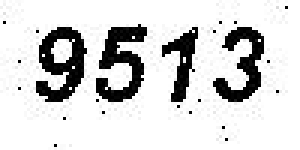
#> input picture 验证码处理/Pretreatment/Pret1487916642.5827577.jpg, 100 x 50 px (shown 3 times larger); its folder holds only this picture in this run
$ python '图片字符切割.py'
#> lines starting #> are read from the running program, lines starting #| are printed output that depends on the picture
# -*- coding: utf-8 -*-
import cv2
import numpy as np
import datetime,time,os
#import PIL.Image as Image
from PIL import Image,ImageDraw

class ImageCrop(object):
	"""图片字符切割"""
	def __init__(self):
		self.Images = []
		self.ChildImg = [] #切割后的图片


	def loadimgs(self,path):
		"""加载图片数据集"""
#> called with path = 'Pretreatment'
		for dirname, dirnames, filenames in os.walk(path):
			for filename in filenames:
				if os.path.splitext(os.path.join(dirname, filename))[1].lower() != ".db":
					im = Image.open(os.path.join(dirname, filename))
#> im is the input picture: PIL image 100x50 L; min 0, max 255, mean 213.2
					im = im.convert("L") #数据转换为long类型
					#self.Images.append(np.asarray(im, dtype=np.uint8))
					self.Images.append(im)
	def crop(self):
		"""切图原理
		1.图片的大小 100 * 50
		2.左白 11 上白 8 右白 11 下白 8
		3.数字大小 19  字间距 3
		"""
		for img in self.Images:
			for i in range(4):
				x = 11 + i * (19 + 1)  # 见原理图 调整字间距为1
				y = 8
				child_img = img.crop((x, y, x + 18, y + 30))
				self.ChildImg.append(child_img)
#> this loop made 1 pass
#> after the loop, self.ChildImg = 4 items

	def	Save(self,folder):
		"""保存图片"""
#> called with folder = 'Processing'
		if os.path.exists(folder) != True:
			os.makedirs(folder)

		for image in self.ChildImg:
			newFileName = folder+ "\Proc"+str(time.time())+".jpg"
			image.save(newFileName)
			time.sleep(0.0000001)
#> this loop made 4 passes
#> pass 1, in Save, `image.save(newFileName)`:
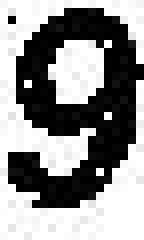
#> saved as Proc1795161119.843371.jpg: PIL image 18x30 L (shown 8 times larger); min 0, max 255, mean 143.3
#> pass 2, in Save, `image.save(newFileName)`:
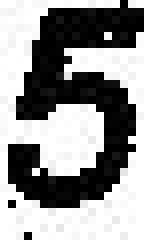
#> saved as Proc1795161119.844574.jpg: PIL image 18x30 L (shown 8 times larger); min 0, max 255, mean 146.8

imgp = ImageCrop()
imgp.loadimgs("Pretreatment")
imgp.crop()
imgp.Save("Processing")

$ run again, on 验证码处理/Pretreatment/Pret1487916642.6867638.jpg
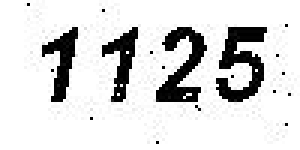
#> input picture 验证码处理/Pretreatment/Pret1487916642.6867638.jpg, 100 x 50 px (shown 3 times larger)
#> in loadimgs, im is the input picture: PIL image 100x50 L; min 0, max 255, mean 218.2
#> the loop in crop, `for img in self.Images:` made 1 pass
#> after the loop in crop, `for img in self.Images:`: self.ChildImg = 4 items
#> the loop in Save, `for image in self.ChildImg:` made 4 passes
#> pass 1, in Save, `image.save(newFileName)`:
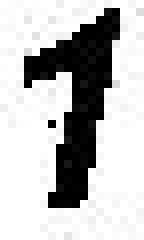
#> saved as Proc1795161119.910541.jpg: PIL image 18x30 L (shown 8 times larger); min 0, max 255, mean 190
#> pass 2, in Save, `image.save(newFileName)`:
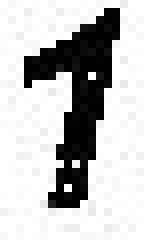
#> saved as Proc1795161119.9114046.jpg: PIL image 18x30 L (shown 8 times larger); min 0, max 255, mean 192.4

$ run again, on 验证码处理/Pretreatment/Pret1487916642.7367666.jpg
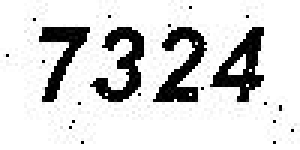
#> input picture 验证码处理/Pretreatment/Pret1487916642.7367666.jpg, 100 x 50 px (shown 3 times larger)
#> in loadimgs, im is the input picture: PIL image 100x50 L; min 0, max 255, mean 214.3
#> the loop in crop, `for img in self.Images:` made 1 pass
#> after the loop in crop, `for img in self.Images:`: self.ChildImg = 4 items
#> the loop in Save, `for image in self.ChildImg:` made 4 passes
#> pass 1, in Save, `image.save(newFileName)`:
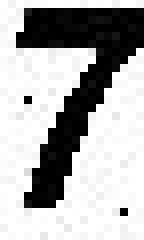
#> saved as Proc1795161119.9576263.jpg: PIL image 18x30 L (shown 8 times larger); min 0, max 255, mean 175.5
#> pass 2, in Save, `image.save(newFileName)`:
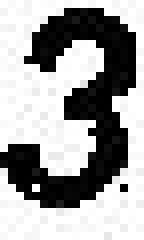
#> saved as Proc1795161119.9586987.jpg: PIL image 18x30 L (shown 8 times larger); min 0, max 255, mean 162

$ run again, on 验证码处理/Pretreatment/Pret1487916642.7687683.jpg
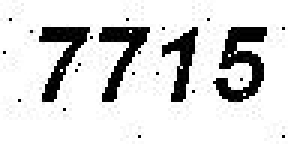
#> input picture 验证码处理/Pretreatment/Pret1487916642.7687683.jpg, 100 x 50 px (shown 3 times larger)
#> in loadimgs, im is the input picture: PIL image 100x50 L; min 0, max 255, mean 218.3
#> the loop in crop, `for img in self.Images:` made 1 pass
#> after the loop in crop, `for img in self.Images:`: self.ChildImg = 4 items
#> the loop in Save, `for image in self.ChildImg:` made 4 passes
#> pass 1, in Save, `image.save(newFileName)`:
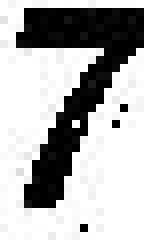
#> saved as Proc1795161120.013004.jpg: PIL image 18x30 L (shown 8 times larger); min 0, max 255, mean 175.9
#> pass 2, in Save, `image.save(newFileName)`:
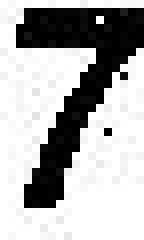
#> saved as Proc1795161120.0140784.jpg: PIL image 18x30 L (shown 8 times larger); min 0, max 255, mean 176.5

$ run again, on 验证码处理/Pretreatment/Pret1487916642.5847578.jpg
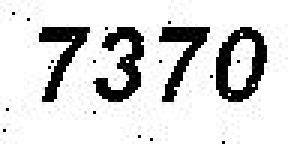
#> input picture 验证码处理/Pretreatment/Pret1487916642.5847578.jpg, 100 x 50 px (shown 3 times larger)
#> in loadimgs, im is the input picture: PIL image 100x50 L; min 0, max 255, mean 216
#> the loop in crop, `for img in self.Images:` made 1 pass
#> after the loop in crop, `for img in self.Images:`: self.ChildImg = 4 items
#> the loop in Save, `for image in self.ChildImg:` made 4 passes
#> pass 1, in Save, `image.save(newFileName)`:
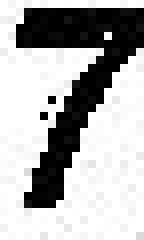
#> saved as Proc1795161120.084187.jpg: PIL image 18x30 L (shown 8 times larger); min 0, max 255, mean 177.2
#> pass 2, in Save, `image.save(newFileName)`:
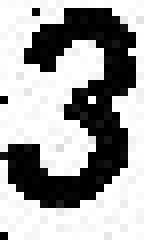
#> saved as Proc1795161120.085299.jpg: PIL image 18x30 L (shown 8 times larger); min 0, max 255, mean 161.9
